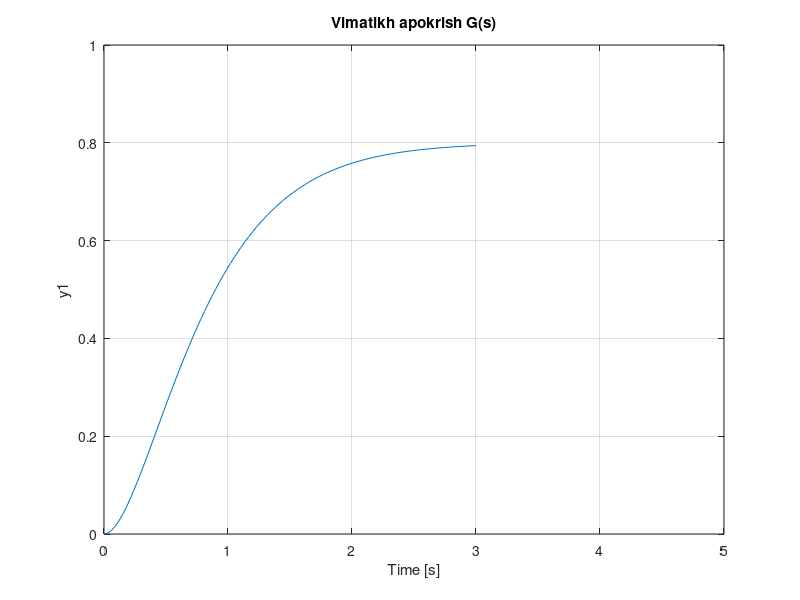
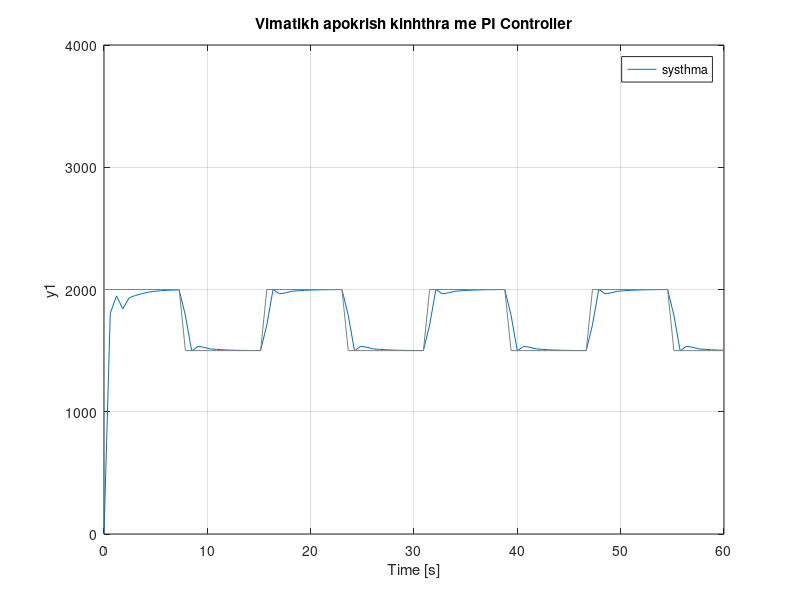
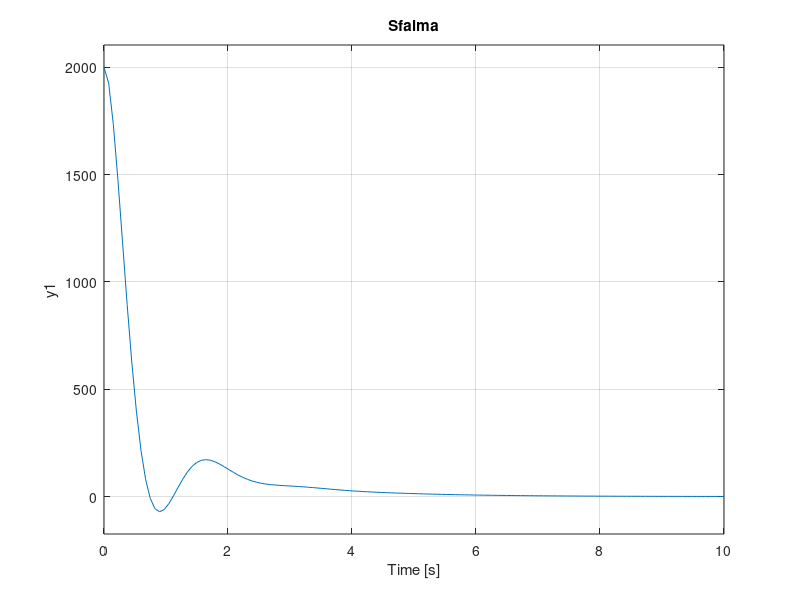
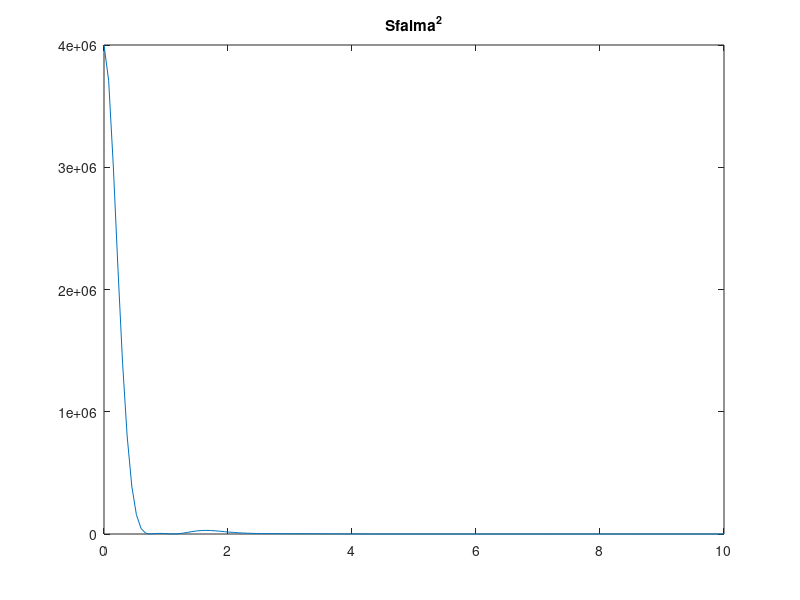

Here is the MATLAB script that generated these plots, in order:
%erotima d1
s=tf('s')
Gs=0.8/(0.179*s^2+0.85*s+1) %sinartisi metaforas 
Ds=pidstd(3.28, 1.26)       %PI controller CHR Method
figure(1)
step(Gs)
title('Vimatikh apokrish G(s)')
axis([0 5 0 1]);

%erotima d2
figure(2)
Tg=1.05;                    %Tg(Ts) 
t = linspace(0,60);         %prosarmozoume parametrous 
x = square(0.4*t);          %gia thn anaparastash
s = tf('s');                %tou systhmatos

systhma = feedback(Ds*Gs, 1);
u=250*x+1750;               %tetargwnikos polwmenos palmos
lsim(systhma,u,t);
axis([0 60 0 4000])
title('Vimatikh apokrish kinhthra me PI Controller')

figure(3)
A=norm(u,inf);
et=A/(1+(Ds*Gs));           %ypologismos sfalmatos
step(et);
[y,tOut] = step(et);
title('Sfalma');

et_sq=y.*y;             %ypologismos tetargwnoy sfalmatos
figure(4)  
plot(tOut,et_sq);
title('Sfalma^2')

integral=zeros(size(tOut));     %ypologismos ISE 
prev_integra1=zeros(size(tOut));
sum=zeros(size(tOut));
%xrisimopoioume dyo for wste na parasthsoume ton orismo
%tou oloklhromatos kai na paroume to epithimito apotelesma
 for i=2:length(tOut)
     integral(1)= 0;
     integral(i)=et_sq(i)*(tOut(i)-tOut(i-1));
 end

 for i=2:length(integral)
   sum(1)=0;
   prev_integra1(i)=sum(i-1);
   sum(i)=prev_integra1(i)+integral(i);    
 end

%vriskoume thn pio kontinh timh sthn timh apokatastashs  
figure(5)
plot(tOut,sum);
pos=find(tOut<=Tg);
ise=max(pos);         
ISE= sum(ise); 
title('ISE')

%Ypologismos ITSE me idio tropo
integral=zeros(size(tOut));
prev_integra1=zeros(size(tOut));
sum=zeros(size(tOut));
 
 for i=2:length(tOut)
     integral(1)= 0;
     integral(i)=i*et_sq(i)*(tOut(i)-tOut(i-1));
 end

 for i=2:length(integral)
   sum(1)=0;
   prev_integra1(i)=sum(i-1);
   sum(i)=prev_integra1(i)+integral(i);    
 end
 
figure(6)
plot(tOut,sum);
pos=find(tOut<=Tg);
itse=max(pos);         
ITSE= sum(itse);
title('ITSE')

%erotima d3
%PI controller set with Tsum method
Ds_Tsum=pidstd(0.625,0.425);
systhma_Tsum=feedback(Ds_Tsum*Gs,1);
figure(7);
lsim(systhma_Tsum,u,t);
title('Vimatikh apokrish kinhthra me PI Controller//Tsum')
axis([0 60 0 4000]);

%ypologismos sfalmatos Tsum
et_tsum=A-(systhma_Tsum*A);
figure(8)
step(et_tsum);
title('Sfalma//Tsum');
axis([0 8 -500 2000]);
[y2,tOut2] = step(et_tsum);

et_tsum_sq=y2.*y2;  %ypologismos tetragwnikou sfalmatos Tsum
figure(9)
plot(tOut2,et_tsum_sq);
title('Sfalma^2//Tsum');

integral=zeros(size(tOut2));
prev_integra1=zeros(size(tOut2));
sum=zeros(size(tOut2));

%ISE kai ITSE me thn methodo pou xrhsimopoihthke parapanw 
 for i=2:length(tOut2)
     integral(1)= 0;
     integral(i)=et_tsum_sq(i)*(tOut2(i)-tOut2(i-1));
 end

 for i=2:length(integral)
   sum(1)=0;
   prev_integra1(i)=sum(i-1);
   sum(i)=prev_integra1(i)+integral(i);    
 end
 
figure(10)
plot(tOut2,sum);
pos2=find(tOut2<=Tg);
ise2_t=max(pos2);
ISE= sum(ise2_t);
title('ISE/Tsum')

integral=zeros(size(tOut2));
prev_integra1=zeros(size(tOut2));
sum=zeros(size(tOut2));

 %ftiaxnv to olokliroma itse 
 for i=2:length(tOut2)
     integral(1)= 0;
     integral(i)=i*et_tsum_sq(i)*(tOut2(i)-tOut2(i-1));
 end

 for i=2:length(integral)
   sum(1)=0;
   prev_integra1(i)=sum(i-1);
   sum(i)=prev_integra1(i)+integral(i);    
 end
 
figure(11)
plot(tOut2,sum);
pos2=find(tOut2<=Tg);
itse2=max(pos2);
ITSE2= sum(itse2);  
title('ITSE/Tsum')
